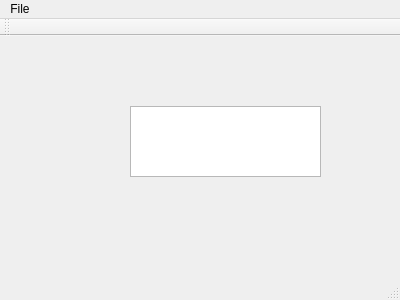
<?xml version="1.0" encoding="UTF-8"?>
<ui version="4.0">
 <class>MainWindow</class>
 <widget class="QMainWindow" name="MainWindow">
  <property name="geometry">
   <rect>
    <x>0</x>
    <y>0</y>
    <width>400</width>
    <height>300</height>
   </rect>
  </property>
  <property name="windowTitle">
   <string>MainWindow</string>
  </property>
  <widget class="QWidget" name="centralWidget">
   <widget class="QPlainTextEdit" name="plainTextEdit">
    <property name="geometry">
     <rect>
      <x>130</x>
      <y>70</y>
      <width>191</width>
      <height>71</height>
     </rect>
    </property>
   </widget>
  </widget>
  <widget class="QMenuBar" name="menuBar">
   <property name="geometry">
    <rect>
     <x>0</x>
     <y>0</y>
     <width>400</width>
     <height>21</height>
    </rect>
   </property>
   <widget class="QMenu" name="menuFile">
    <property name="title">
     <string>File</string>
    </property>
    <addaction name="actionNew_Window"/>
   </widget>
   <addaction name="menuFile"/>
  </widget>
  <widget class="QToolBar" name="mainToolBar">
   <attribute name="toolBarArea">
    <enum>TopToolBarArea</enum>
   </attribute>
   <attribute name="toolBarBreak">
    <bool>false</bool>
   </attribute>
  </widget>
  <widget class="QStatusBar" name="statusBar"/>
  <action name="actionNew_Window">
   <property name="text">
    <string>New Window</string>
   </property>
  </action>
 </widget>
 <layoutdefault spacing="6" margin="11"/>
 <resources/>
 <connections/>
</ui>
